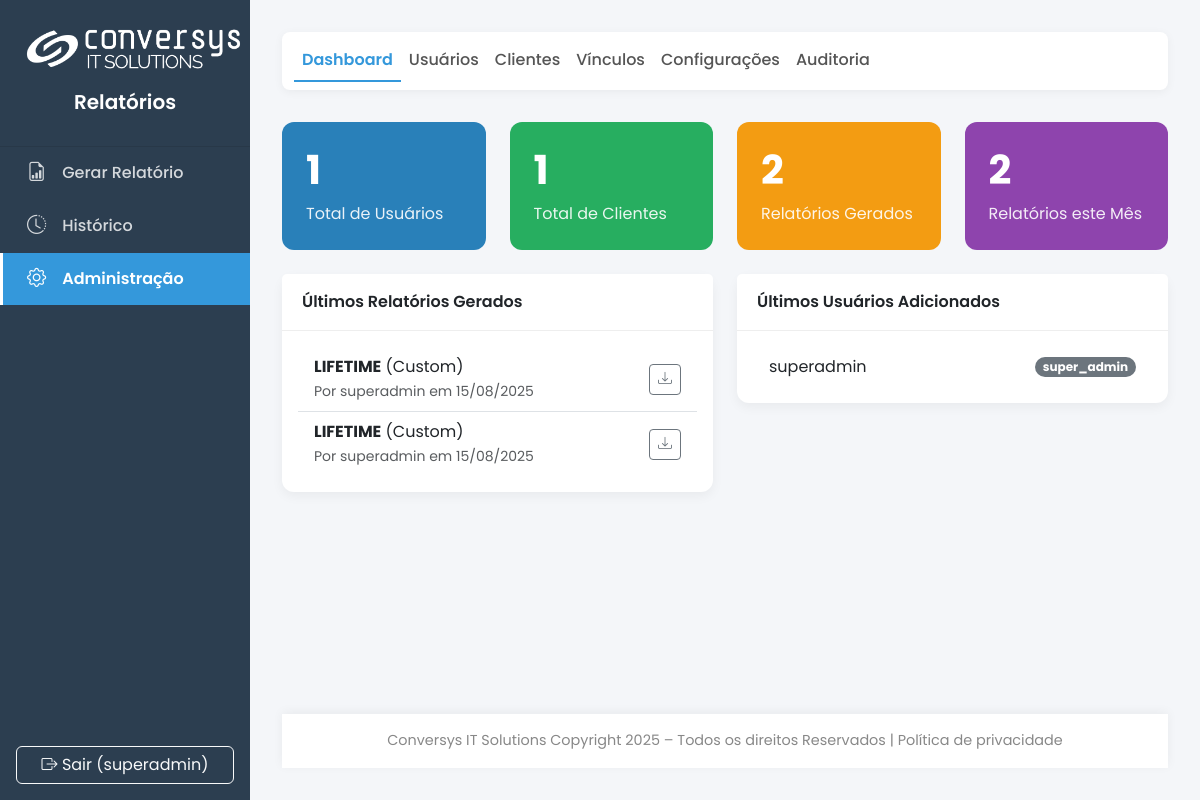
Page /admin (signed in) on the earlier database version.
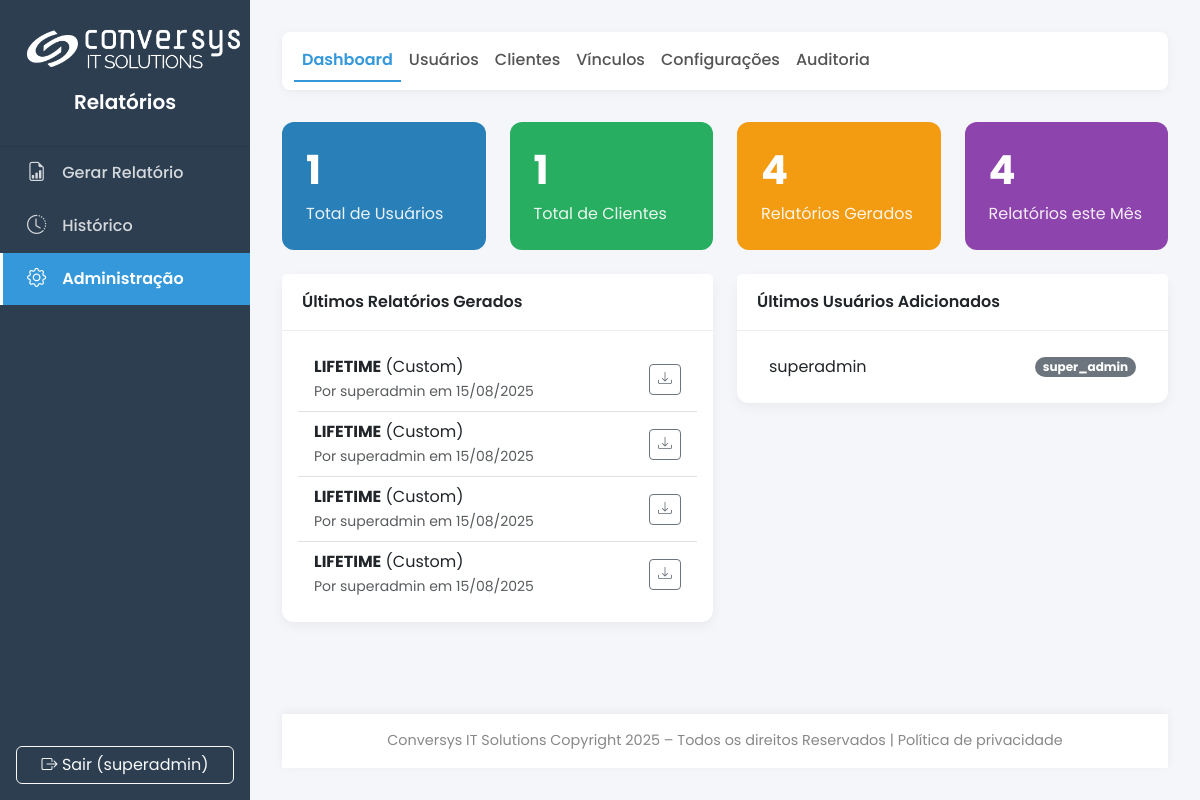
Same page on the later database version.
### main.py (models this page shows, shortened)
class Report(db.Model):
    id = db.Column(db.Integer, primary_key=True)
    filename = db.Column(db.String(255), unique=True, nullable=False)
    file_path = db.Column(db.String(255), nullable=False)
    created_at = db.Column(db.DateTime, default=dt.datetime.utcnow)
    reference_month = db.Column(db.String(7), nullable=False)
    user_id = db.Column(db.Integer, db.ForeignKey('user.id'), nullable=False)
    client_id = db.Column(db.Integer, db.ForeignKey('client.id'), nullable=False)
    report_type = db.Column(db.String(50), default='custom', nullable=False)

class Client(db.Model):
    id = db.Column(db.Integer, primary_key=True)
    name = db.Column(db.String(100), unique=True, nullable=False)
    sla_contract = db.Column(db.Float, nullable=False, default=99.9)
    logo_path = db.Column(db.String(255), nullable=True)
    reports = db.relationship('Report', backref='client', lazy=True, cascade="all, delete-orphan")
    zabbix_groups = db.relationship('ClientZabbixGroup', backref='client', lazy=True, cascade="all, delete-orphan")

class User(UserMixin, db.Model):
    id = db.Column(db.Integer, primary_key=True)
    username = db.Column(db.String(64), unique=True, nullable=False)
    password_hash = db.Column(db.String(256))
    role_id = db.Column(db.Integer, db.ForeignKey('role.id'), nullable=False)
    role = db.relationship('Role', backref='users')
    reports = db.relationship('Report', backref='author', lazy=True)
    clients = db.relationship('Client', secondary=user_client_association, lazy='subquery',
                              backref=db.backref('users', lazy=True))
    def has_role(self, role_name): return self.role.name == role_name

class Role(db.Model):
    id = db.Column(db.Integer, primary_key=True)
    name = db.Column(db.String(50), unique=True, nullable=False)

### main.py (the view)
@app.route('/admin')
@admin_required
def admin_dashboard():
    stats = {
        'users': User.query.count(),
        'clients': Client.query.count(),
        'reports_total': Report.query.count(),
        'reports_month': Report.query.filter(Report.created_at >= dt.datetime.now().replace(day=1)).count()
    }
    latest_reports = Report.query.order_by(Report.created_at.desc()).limit(5).all()
    latest_users = User.query.order_by(User.id.desc()).limit(5).all()
    return render_template('dashboard.html', title="Dashboard Admin", stats=stats, latest_reports=latest_reports, latest_users=latest_users)

### main.py (called while the page is built)
@login_manager.user_loader
def load_user(user_id):
    return db.session.get(User, int(user_id))

@app.before_request
def before_request_func():
    g.sys_config = SystemConfig.query.first()

def admin_required(f):
    @wraps(f)
    @login_required
    def decorated_function(*args, **kwargs):
        if not (current_user.has_role('admin') or current_user.has_role('super_admin')):
            flash('Acesso negado. Você não tem permissão para acessar esta área.', 'danger')
            return redirect(url_for('gerar_form'))
        return f(*args, **kwargs)
    return decorated_function

def get_text_color_for_bg(hex_color):
    try:
        hex_color = hex_color.lstrip('#')
        r, g, b = tuple(int(hex_color[i:i+2], 16) for i in (0, 2, 4))
        luminance = (0.299 * r + 0.587 * g + 0.114 * b) / 255
        return '#212529' if luminance > 0.6 else '#ffffff'
    except (ValueError, TypeError):
        return '#ffffff'

### templates/dashboard.html (shortened to what this page needs)
{% extends 'admin/base.html' %}
{% block admin_content %}
<div class="row">
    <div class="col-md-6 col-xl-3 mb-4">
        <div class="stat-card" style="background-color: #2980b9;">
            <h3>{{ stats.users }}</h3><p>Total de Usuários</p>
        </div>
    </div>
    <div class="col-md-6 col-xl-3 mb-4">
        <div class="stat-card" style="background-color: #27ae60;">
            <h3>{{ stats.clients }}</h3><p>Total de Clientes</p>
        </div>
    </div>
    <div class="col-md-6 col-xl-3 mb-4">
        <div class="stat-card" style="background-color: #f39c12;">
            <h3>{{ stats.reports_total }}</h3><p>Relatórios Gerados</p>
        </div>
    </div>
    <div class="col-md-6 col-xl-3 mb-4">
        <div class="stat-card" style="background-color: #8e44ad;">
            <h3>{{ stats.reports_month }}</h3><p>Relatórios este Mês</p>
        </div>
    </div>
</div>
<div class="row">
    <div class="col-lg-6 mb-4">
        <div class="card">
            <div class="card-header">Últimos Relatórios Gerados</div>
            <div class="card-body">
                <ul class="list-group list-group-flush">
                {% for report in latest_reports %}
                    <li class="list-group-item d-flex justify-content-between align-items-center">
                        <div><strong>{{ report.client.name }}</strong> ({{ report.report_type.replace('_', ' ')|title }})<br><small class="text-muted">Por {{ report.author.username }} em {{ report.created_at.strftime('%d/%m/%Y') }}</small></div>
                        <a href="{{ url_for('download_report', report_id=report.id) }}" class="btn btn-sm btn-outline-secondary"><i class="bi bi-download"></i></a>
                    </li>
                {% else %}
                    <li class="list-group-item text-center text-muted">Nenhum relatório gerado ainda.</li>
                {% endfor %}
                </ul>
            </div>
        </div>
    </div>
    <div class="col-lg-6 mb-4">
        <div class="card">
            <div class="card-header">Últimos Usuários Adicionados</div>
            <div class="card-body">
                <ul class="list-group list-group-flush">
                {% for user in latest_users %}
                    <li class="list-group-item d-flex justify-content-between align-items-center">
                        {{ user.username }}
                        <span class="badge bg-secondary rounded-pill">{{ user.role.name }}</span>
                    </li>
                {% else %}
                    <li class="list-group-item text-center text-muted">Nenhum usuário recente.</li>
                {% endfor %}
                </ul>
            </div>
        </div>
    </div>
</div>
{% endblock %}

### templates/base.html (shortened to what this page needs)
<!DOCTYPE html>
<html lang="pt-BR"><head><link href="https://cdn.jsdelivr.net/npm/bootstrap@5.3.3/dist/css/bootstrap.min.css" rel="stylesheet"><link href="https://cdn.jsdelivr.net/npm/bootstrap-icons@1.11.3/font/bootstrap-icons.min.css" rel="stylesheet">
<style>
{% set sidebar_text_color = g.sys_config.primary_color | text_color_for_bg %}
:root { --primary-color: {{ g.sys_config.primary_color | default('#2c3e50') }}; --secondary-color: {{ g.sys_config.secondary_color | default('#3498db') }}; --bg-light: #f4f6f9; --sidebar-width: 250px; }
html, body { height: 100%; }
body { font-family: 'Poppins', sans-serif; background-color: var(--bg-light); display: flex; flex-direction: column; }
.wrapper { display: flex; flex-grow: 1; }
.sidebar { width: var(--sidebar-width); min-height: 100vh; background: var(--primary-color); transition: margin-left 0.3s; display: flex; flex-direction: column; flex-shrink: 0; }
#content { flex-grow: 1; padding: 2rem; display: flex; flex-direction: column; }
.main-content { flex-grow: 1; }
.sidebar-header { padding: 1.5rem; text-align: center; border-bottom: 1px solid rgba(0,0,0,0.1); }
.sidebar-header .logo { display: block; margin: 0 auto; }
.sidebar-header h5 { color: {{ sidebar_text_color }}; font-weight: 600; margin-top: 1rem; }
.sidebar .nav-link { color: {{ sidebar_text_color }}; opacity: 0.8; padding: 0.75rem 1.5rem; display: flex; align-items: center; font-weight: 500; border-left: 3px solid transparent; transition: all 0.2s ease; }
.sidebar .nav-link i { margin-right: 1rem; font-size: 1.2rem; }
.sidebar .nav-link:hover { color: {{ sidebar_text_color }}; opacity: 1; background-color: rgba(0,0,0,0.1); }
.sidebar .nav-link.active { color: #fff; opacity: 1; background-color: var(--secondary-color); border-left-color: #fff; font-weight: 600; }
.top-navbar { background-color: #fff; border-radius: 0.5rem; box-shadow: 0 2px 10px rgba(0,0,0,0.05); margin-bottom: 2rem; }
.top-navbar .nav-link { color: #555; font-weight: 500; }
.top-navbar .nav-link.active { color: var(--secondary-color); font-weight: 600; border-bottom: 2px solid var(--secondary-color); }
.card { border: none; border-radius: 0.75rem; box-shadow: 0 4px 12px rgba(0,0,0,0.05); }
.card-header { background-color: #fff; border-bottom: 1px solid #eee; font-weight: 600; padding: 1rem 1.25rem; }
.footer { text-align: center; padding: 1rem; color: #888; font-size: 0.9em; background-color: #fff; box-shadow: 0 -2px 10px rgba(0,0,0,0.05); margin-top: 2rem; }
.stat-card { color: white; border-radius: 0.75rem; padding: 1.5rem; }
.stat-card h3 { font-size: 2.5rem; font-weight: 700; }
.stat-card p { margin: 0; opacity: 0.9; }
</style></head>
<body><div class="wrapper">
<nav class="sidebar">
<div><div class="sidebar-header">
{% if g.sys_config.logo_dark_bg_path %}
    <img src="{{ url_for('uploaded_file', filename=g.sys_config.logo_dark_bg_path) }}" alt="Logo" class="logo" style="max-height: {{ g.sys_config.logo_size }}px;">
{% endif %}
<h5>{{ g.sys_config.company_name }}</h5></div>
<ul class="nav flex-column">
<li class="nav-item"><a class="nav-link {% if request.endpoint == 'gerar_form' %}active{% endif %}" href="{{ url_for('gerar_form') }}"><i class="bi bi-file-earmark-bar-graph"></i> Gerar Relatório</a></li>
<li class="nav-item"><a class="nav-link {% if request.endpoint == 'history' %}active{% endif %}" href="{{ url_for('history') }}"><i class="bi bi-clock-history"></i> Histórico</a></li>
{% if not current_user.has_role('client') %}
<li class="nav-item"><a class="nav-link {% if 'admin' in request.endpoint %}active{% endif %}" href="{{ url_for('admin_dashboard') }}"><i class="bi bi-gear"></i> Administração</a></li>
{% endif %}
</ul></div>
<div class="mt-auto p-3"><a href="{{ url_for('logout') }}" class="btn btn-outline-light w-100"><i class="bi bi-box-arrow-right"></i> Sair ({{ current_user.username }})</a></div>
</nav>
<main id="content">
<div class="main-content">
{% block content %}{% endblock %}
</div>
<footer class="footer">{{ g.sys_config.footer_text|safe }}</footer>
</main></div>
</body></html>

Differences in the rows shown:
added Report: client.name "LIFETIME", report_type.replace "Custom", author.username "superadmin", created_at "15/08/2025"
added Report: client.name "LIFETIME", report_type.replace "Custom", author.username "superadmin", created_at "15/08/2025"
Other differences:
{{ stats.reports_total }}: "2" → "4"
{{ stats.reports_month }}: "2" → "4"
